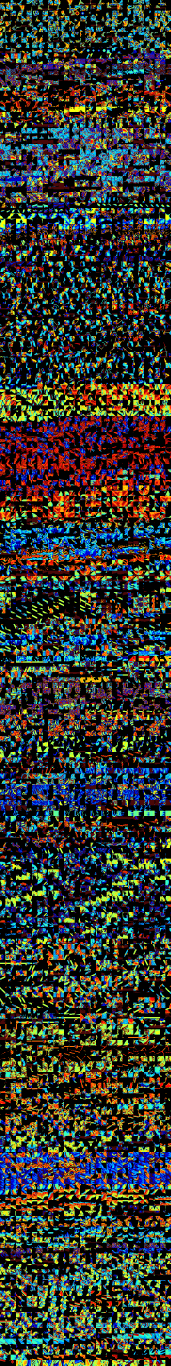
%> input picture Tileset_MVS_modified_small.png, 512 x 4096 px (shown at 1/3 size)
$ octave Tile_flipper.m   (GNU Octave 9; MATLAB toolbox functions it lacks are replaced by stand-ins)
%> lines starting %> are read from the running program, lines starting %| are printed output that depends on the picture; in (x1, y1, x2, y2) boxes, pixels count from 0 and x2, y2 are one past the last pixel; in counts of white or black regions, pixels touching at a corner belong together; the program's own positions count from 1
clear
clc

% Specify input and output filenames
inputFilename = 'Tileset_MVS_modified_small.png';
outputFilename = 'Tileset_MVS_modified_small_flipped.png';

% Read the image, colormap, and alpha channel
[img, map, alpha] = imread(inputFilename);
%> img is the input picture: size 4096x512x3 uint8; mean R, G, B 54.7, 57.6, 52
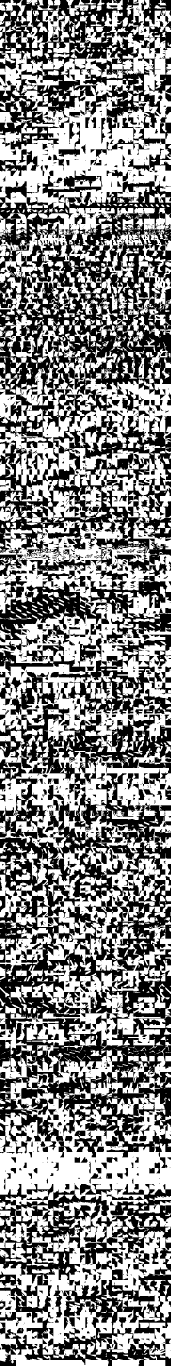
%> alpha: size 4096x512 uint8 (shown at 1/3 size); 52.2% white; 1702 black regions (1105 under 20 px), largest, box (x1, y1, x2, y2) and area: (0, 512, 512, 1952) 324459, (0, 2277, 512, 3474) 261214, (0, 3552, 512, 4096) 108580
%> map = []

% Determine image dimensions
[imgHeight, imgWidth, numChannels] = size(img);
%> imgHeight = 4096; imgWidth = 512; numChannels = 3

% Ensure the image dimensions are multiples of 16
tileSize = 16;
if mod(imgWidth, tileSize) ~= 0 || mod(imgHeight, tileSize) ~= 0
    error('Image width and height must be multiples of 16 pixels.');
end

% Handle indexed images vs truecolor RGB images
hasAlpha = false;
if ~isempty(map)
    % If it's an indexed image, convert to RGB to easily process tile flipping
    img = ind2rgb(img, map);
    [imgHeight, imgWidth, ~] = size(img);
end

if ~isempty(alpha)
    hasAlpha = true;
elseif numChannels == 4
    hasAlpha = true;
    alpha = img(:, :, 4);
    img = img(:, :, 1:3);
end

% Create a copy of the image and alpha arrays to store the modified tiles
flippedImg = img;
if hasAlpha
    flippedAlpha = alpha;
end

% Loop through each 16x16 tile and flip it horizontally (along columns)
for y = 1:tileSize:imgHeight
    for x = 1:tileSize:imgWidth
        % Define the row and column ranges for the current tile
        rowRange = y:(y + tileSize - 1);
        colRange = x:(x + tileSize - 1);

        % Extract and horizontally flip the RGB tile
        tileRGB = img(rowRange, colRange, :);
        flippedImg(rowRange, colRange, :) = flip(tileRGB, 2);

        % If transparency is present, flip the alpha tile as well
        if hasAlpha
            tileAlpha = alpha(rowRange, colRange);
            flippedAlpha(rowRange, colRange) = flip(tileAlpha, 2);
        end
    end
end
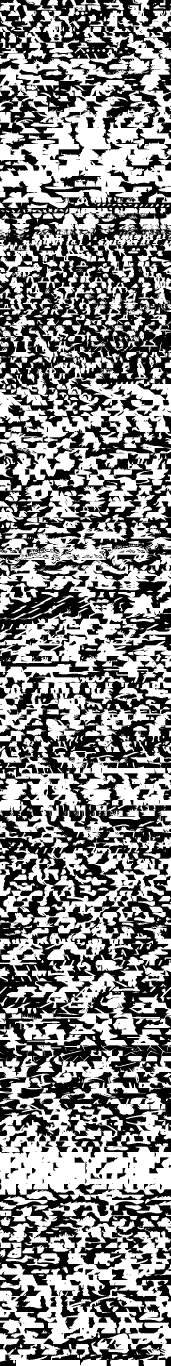
%> flippedAlpha: size 4096x512 uint8 (shown at 1/3 size); 52.2% white; 1394 black regions (904 under 20 px), largest, box (x1, y1, x2, y2) and area: (0, 2112, 512, 3472) 306540, (0, 544, 512, 1280) 178812, (0, 1321, 512, 1760) 72672
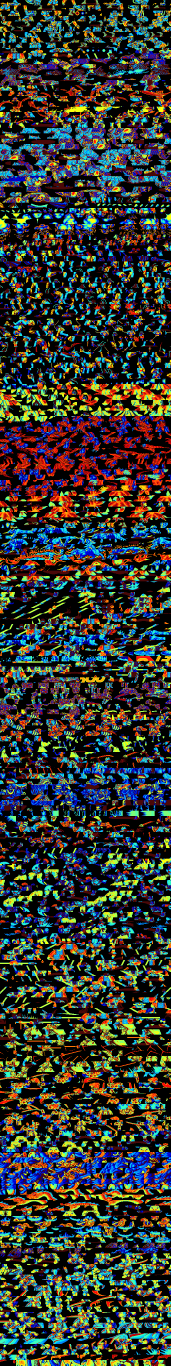
%> flippedImg: size 4096x512x3 uint8 (shown at 1/3 size); mean R, G, B 54.7, 57.6, 52; mean of the top-left, top-right, bottom-left and bottom-right quarters 52.7, 53.6, 57.1, 55.6

% Save the image while explicitly passing the alpha channel if it exists
if hasAlpha
    imwrite(flippedImg, outputFilename, 'Alpha', flippedAlpha);
else
    imwrite(flippedImg, outputFilename);
end

disp(['Successfully flipped tiles and saved to ', outputFilename]);
